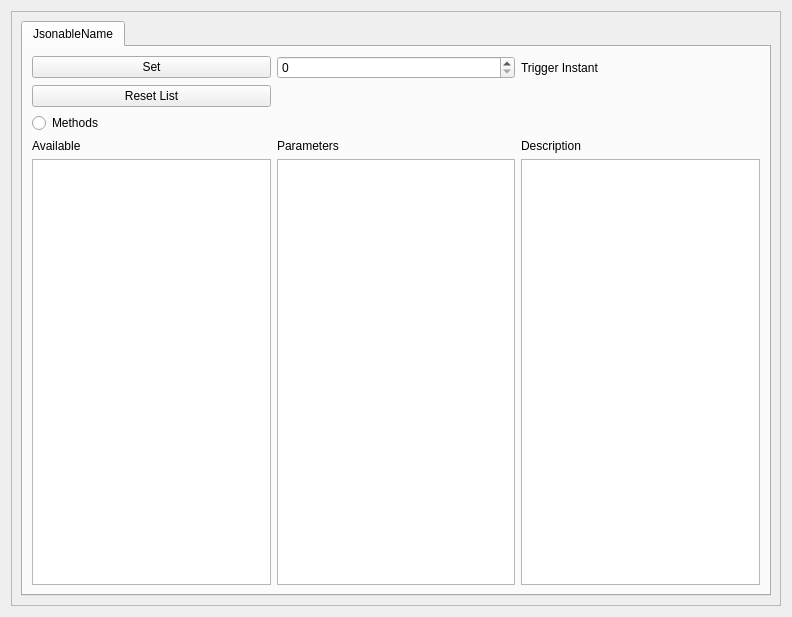
<?xml version="1.0" encoding="UTF-8"?>
<ui version="4.0">
 <class>Form</class>
 <widget class="QWidget" name="Form">
  <property name="geometry">
   <rect>
    <x>0</x>
    <y>0</y>
    <width>792</width>
    <height>617</height>
   </rect>
  </property>
  <property name="windowTitle">
   <string>Form</string>
  </property>
  <property name="styleSheet">
   <string notr="true"/>
  </property>
  <layout class="QGridLayout" name="gridLayout">
   <item row="0" column="0">
    <widget class="QScrollArea" name="scrollArea">
     <property name="widgetResizable">
      <bool>true</bool>
     </property>
     <widget class="QWidget" name="scrollAreaWidgetContents_2">
      <property name="geometry">
       <rect>
        <x>0</x>
        <y>0</y>
        <width>772</width>
        <height>597</height>
       </rect>
      </property>
      <layout class="QGridLayout" name="gridLayout_3">
       <item row="0" column="0">
        <widget class="QTabWidget" name="tabWidget">
         <property name="currentIndex">
          <number>0</number>
         </property>
         <widget class="QWidget" name="JsonableName">
          <attribute name="title">
           <string>JsonableName</string>
          </attribute>
          <layout class="QGridLayout" name="gridLayout_2">
           <item row="8" column="2">
            <widget class="QPlainTextEdit" name="JsonableMessageInput"/>
           </item>
           <item row="8" column="3">
            <widget class="QTextEdit" name="JsonableDescription">
             <property name="acceptRichText">
              <bool>true</bool>
             </property>
            </widget>
           </item>
           <item row="7" column="2">
            <widget class="QLabel" name="labelJsonableParameters">
             <property name="text">
              <string>Parameters</string>
             </property>
            </widget>
           </item>
           <item row="0" column="2">
            <widget class="QSpinBox" name="TriggerInstant"/>
           </item>
           <item row="7" column="3">
            <widget class="QLabel" name="labelJsonableParameters_2">
             <property name="text">
              <string>Description</string>
             </property>
            </widget>
           </item>
           <item row="0" column="0">
            <widget class="QPushButton" name="SetJsonableButton">
             <property name="text">
              <string>Set</string>
             </property>
            </widget>
           </item>
           <item row="8" column="0">
            <widget class="QListWidget" name="ListJsonableWidget"/>
           </item>
           <item row="4" column="0">
            <widget class="QRadioButton" name="radioButtonMethods">
             <property name="text">
              <string>Methods</string>
             </property>
             <property name="checkable">
              <bool>true</bool>
             </property>
             <property name="autoExclusive">
              <bool>false</bool>
             </property>
            </widget>
           </item>
           <item row="0" column="3">
            <widget class="QLabel" name="label">
             <property name="text">
              <string>Trigger Instant</string>
             </property>
            </widget>
           </item>
           <item row="3" column="0">
            <widget class="QPushButton" name="ResetListJsonable">
             <property name="text">
              <string>Reset List</string>
             </property>
            </widget>
           </item>
           <item row="7" column="0">
            <widget class="QLabel" name="labelJsonableAvailable">
             <property name="text">
              <string>Available</string>
             </property>
            </widget>
           </item>
          </layout>
         </widget>
        </widget>
       </item>
      </layout>
     </widget>
    </widget>
   </item>
  </layout>
 </widget>
 <resources/>
 <connections/>
</ui>
